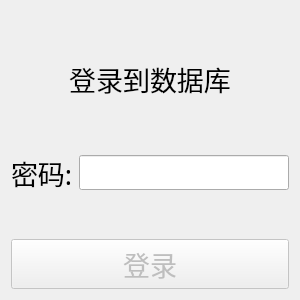
<?xml version="1.0" encoding="UTF-8"?>
<ui version="4.0">
 <class>Login</class>
 <widget class="QWidget" name="Login">
  <property name="geometry">
   <rect>
    <x>0</x>
    <y>0</y>
    <width>300</width>
    <height>300</height>
   </rect>
  </property>
  <property name="windowTitle">
   <string>验证</string>
  </property>
  <property name="windowIcon">
   <iconset resource="image.qrc">
    <normaloff>:/res/logo.jpg</normaloff>:/res/logo.jpg</iconset>
  </property>
  <layout class="QVBoxLayout" name="verticalLayout">
   <item>
    <widget class="QLabel" name="label">
     <property name="minimumSize">
      <size>
       <width>0</width>
       <height>50</height>
      </size>
     </property>
     <property name="font">
      <font>
       <family>Agency FB</family>
       <pointsize>20</pointsize>
      </font>
     </property>
     <property name="text">
      <string>登录到数据库</string>
     </property>
     <property name="alignment">
      <set>Qt::AlignCenter</set>
     </property>
    </widget>
   </item>
   <item>
    <layout class="QHBoxLayout" name="horizontalLayout_2">
     <item>
      <widget class="QLabel" name="label_2">
       <property name="font">
        <font>
         <family>Agency FB</family>
         <pointsize>20</pointsize>
        </font>
       </property>
       <property name="text">
        <string>密码:</string>
       </property>
      </widget>
     </item>
     <item>
      <widget class="QLineEdit" name="passwordEdit">
       <property name="font">
        <font>
         <family>Agency FB</family>
         <pointsize>14</pointsize>
        </font>
       </property>
       <property name="echoMode">
        <enum>QLineEdit::Password</enum>
       </property>
       <property name="alignment">
        <set>Qt::AlignLeading|Qt::AlignLeft|Qt::AlignVCenter</set>
       </property>
      </widget>
     </item>
    </layout>
   </item>
   <item>
    <spacer name="verticalSpacer">
     <property name="orientation">
      <enum>Qt::Vertical</enum>
     </property>
     <property name="sizeType">
      <enum>QSizePolicy::Fixed</enum>
     </property>
     <property name="sizeHint" stdset="0">
      <size>
       <width>20</width>
       <height>40</height>
      </size>
     </property>
    </spacer>
   </item>
   <item>
    <layout class="QHBoxLayout" name="horizontalLayout">
     <item>
      <widget class="QPushButton" name="loginBtn">
       <property name="enabled">
        <bool>false</bool>
       </property>
       <property name="minimumSize">
        <size>
         <width>0</width>
         <height>50</height>
        </size>
       </property>
       <property name="font">
        <font>
         <family>Agency FB</family>
         <pointsize>20</pointsize>
        </font>
       </property>
       <property name="text">
        <string>登录</string>
       </property>
      </widget>
     </item>
    </layout>
   </item>
  </layout>
 </widget>
 <resources>
  <include location="image.qrc"/>
 </resources>
 <connections/>
</ui>
